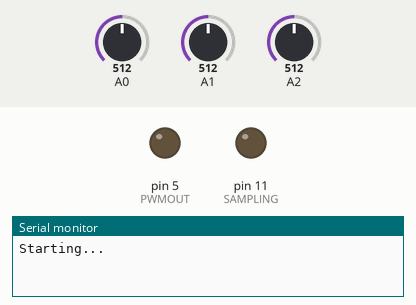
Simulated run of this sketch. Board: Arduino Uno, built with avr-gcc and run on an emulated ATmega328P. Shown: output pins drawn as LEDs (lit = HIGH), the last lines printed to the serial monitor. The test bench sets the inputs (shaded band); at power-on: A0 = 512, A1 = 512, A2 = 512.

Above: at 0.8 s.
0.9 s: A0 set to 525
At 3.77 s:
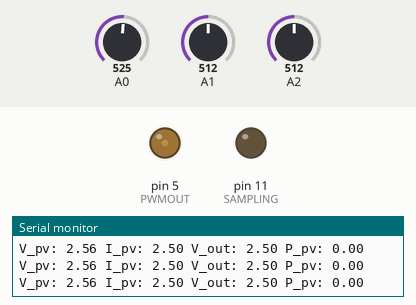
At 6.79 s:
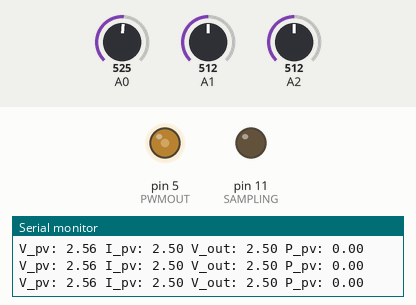
Timing chart, 0 to 18.9 s (numbered marks = the images above; inputs shaded):
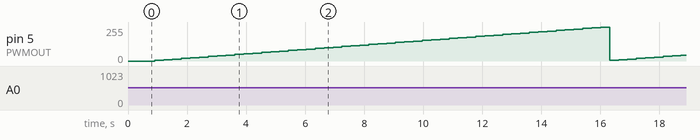

The sketch:

MPPT.ino
```cpp
#include <Arduino.h>

// Define input constant name
#define SAMPLING 11
#define PWMOUT 5
#define VOUT_LIMIT 25
#define TON_STEP 5
#define LOOP_TIME 300
#define TIME_LIMIT 3000

// Solar panel variables
float float_i_pv;
float float_i_pv_k0 = 0;
float float_i_pv_k1 = 0;

float float_v_pv;
float float_v_pv_k0 = 0;
float float_v_pv_k1 = 0;

float float_p_pv;
float float_p_pv_k0 = 0;
float float_p_pv_k1 = 0;

// Converter variables
float float_duty;
float float_v_out;
byte byte_Ton;
byte byte_Ton_k0 = 1;
byte byte_Ton_k1 = 0;

int int_slope = 1;

int A1read;

float float_dPdV = 0;
float float_dPdV_k0;

long long_time_limit = 0;

void setup() {
  Serial.begin(115200);
  pinMode(SAMPLING, OUTPUT);
  pinMode(PWMOUT, OUTPUT);
  digitalWrite(SAMPLING, LOW);

  Serial.print("Starting...\n");

  while(1) {
    if (analogRead(A0) > 512) break;
  }

  Serial.println("PV connected, MPPT starts");
  analogWrite(PWMOUT, byte_Ton);
}

void loop() {
  pv_sen();
  check_over_v_out();
  check_over_time_limit();
  mppt_tracking();
  print_para();

  long_time_limit++;
  digitalWrite(SAMPLING, LOW);
  delay(LOOP_TIME);
}

void pv_sen() {
  float_v_pv = analogRead(A0) * 0.0048828125;
  float_i_pv = analogRead(A1) * 0.0048828125;
  float_v_out = analogRead(A2) * 0.0048828125;
}

void check_over_v_out() {
  if (float_v_out > VOUT_LIMIT) {
    analogWrite(PWMOUT, 0);
    digitalWrite(SAMPLING, LOW);
    while (1); // Stop the program
  }
}

void check_over_time_limit() {
  if (long_time_limit > TIME_LIMIT) {
    analogWrite(PWMOUT, 0);
    digitalWrite(SAMPLING, LOW);
    while (1); // Stop the program
  }
}

void mppt_tracking() {
  float_p_pv_k0 = float_v_pv * float_i_pv;
  float_dPdV = (float_p_pv_k0 - float_p_pv_k1) / (float_v_pv - float_v_pv_k1);

  if (float_dPdV < 0) {
    int_slope *= -1;
  }

  byte_Ton += int_slope * TON_STEP;

  if (byte_Ton > 255) {
    byte_Ton = 255;
  } else if (byte_Ton < 1) {
    byte_Ton = 1;
  }

  float_v_pv_k1 = float_v_pv;
  float_i_pv_k1 = float_i_pv;
  float_p_pv_k1 = float_p_pv_k0;

  analogWrite(PWMOUT, byte_Ton);
}

void print_para() {
  Serial.print("V_pv: ");
  Serial.print(float_v_pv);
  Serial.print(" I_pv: ");
  Serial.print(float_i_pv);
  Serial.print(" V_out: ");
  Serial.print(float_v_out);
  Serial.print(" P_pv: ");
  Serial.println(float_p_pv);
}
```

Measured:
- the behaviour switches between 512 and 513 on A0 (found by bisection; images 0 and 1)
- after the input at 0.9 s, pin 5 (PWMOUT): 0/255 → 5/255 at once, → 10/255 0.30 s later, → 15/255 0.30 s later, → 20/255 0.30 s later, … (60 changes in this stretch)
